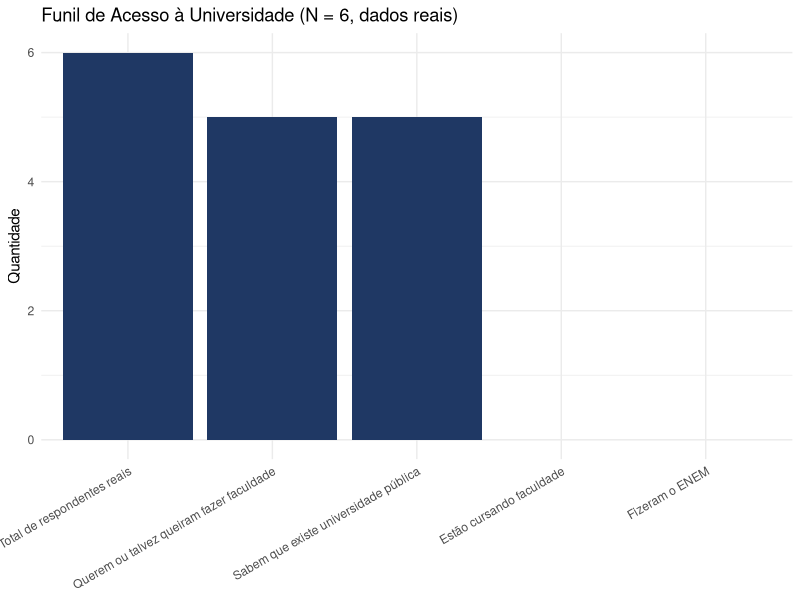
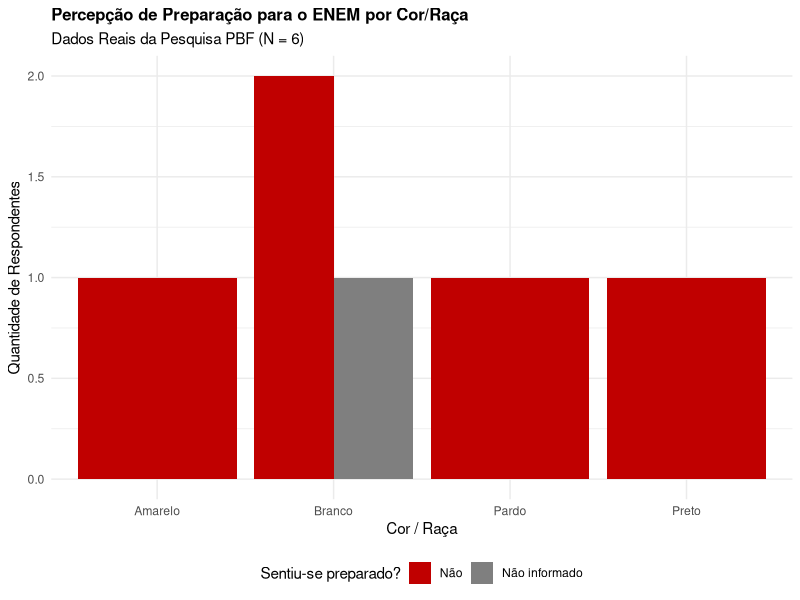

These figures' R source, in order:
# ============================================
# Análise dos dados da pesquisa PBF - PUC-Campinas
# ============================================

# 1) Carregar os pacotes (igual "import pandas as pd" no Python)
library(tidyverse)  # inclui dplyr (manipulação) e ggplot2 (gráficos)
library(readxl)      # leitor de Excel, igual pd.read_excel()

# 2) Ler a planilha
# Em Python seria: df = pd.read_excel("arquivo.xlsx", sheet_name="Base_Dashboard")
dados <- read_excel("Base_Questionario_PortfolioDashboard.xlsx",
                     sheet = "Base_Dashboard")

# 3) Dar uma primeira olhada nos dados (igual df.head() e df.info())
glimpse(dados)   # mostra colunas, tipos e primeiras linhas
head(dados)      # mostra as 6 primeiras linhas

# 4) Filtrar só os respondentes REAIS
# Em Python seria: dados_reais = dados[dados['Origem_do_dado'] == 'Real']
dados_reais <- dados |> filter(Origem_do_dado == "Real")

# Conferir se ficaram só 6 linhas
nrow(dados_reais)  # deve mostrar 6

# 5) Estatística descritiva simples: frequências
# Em Python seria: dados_reais['Gênero'].value_counts()
dados_reais |> count(Gênero)
dados_reais |> count(cor)
dados_reais |> count(quer_fazer_faculdade)

# 6) Cruzamento de duas variáveis (tabela de contingência)
# Em Python seria: pd.crosstab(dados_reais['quer_fazer_faculdade'], dados_reais['informado_sobre_existencia_de_universidade_publica'])
tabela_cruzada <- dados_reais |>
  count(quer_fazer_faculdade, informado_sobre_existencia_de_universidade_publica)

print(tabela_cruzada)

# 7) Recriar o funil de acesso (mesma lógica do Power BI, agora em código)
funil <- tibble(
  etapa = c("Total de respondentes reais",
            "Sabem que existe universidade pública",
            "Querem ou talvez queiram fazer faculdade",
            "Fizeram o ENEM",
            "Estão cursando faculdade"),
  quantidade = c(
    nrow(dados_reais),
    sum(dados_reais$informado_sobre_existencia_de_universidade_publica == "Sim", na.rm = TRUE),
    sum(dados_reais$quer_fazer_faculdade %in% c("Sim", "Talvez"), na.rm = TRUE),
    sum(dados_reais$fez_enem == "Sim", na.rm = TRUE),
    sum(dados_reais$faz_faculdade == "Sim", na.rm = TRUE)
  )
)

print(funil)

# 8) Um gráfico de barras simples (equivalente ao matplotlib/seaborn)
ggplot(funil, aes(x = reorder(etapa, -quantidade), y = quantidade)) +
  geom_col(fill = "#1F3864") +
  labs(title = "Funil de Acesso à Universidade (N = 6, dados reais)",
       x = NULL, y = "Quantidade") +
  theme_minimal() +
  theme(axis.text.x = element_text(angle = 30, hjust = 1))

# ============================================
# NOTA METODOLÓGICA
# Com N = 6, estes resultados são exploratórios/descritivos,
# não devem ser interpretados como estatisticamente representativos
# ou generalizáveis para a população de beneficiários do PBF.
# ============================================
# ============================================
# 9) ANÁLISE INFERENCIAL (Teste Exato de Fisher)
# ============================================
tabela_cruzada_fisher <- table(
  dados_reais$informado_sobre_existencia_de_universidade_publica,
  dados_reais$quer_fazer_faculdade
)

teste_fisher <- fisher.test(tabela_cruzada_fisher)
print(teste_fisher)


# ============================================
# 10) VISUALIZAÇÃO AVANÇADA (Cruzamento Socioeconômico)
# ============================================
ggplot(dados_reais, aes(x = cor, fill = sentiuse_preparado_para_enem)) +
  geom_bar(position = "dodge") +
  scale_fill_manual(values = c("Não" = "#C00000", "Sim" = "#2F5597", "Não informado" = "#7F7F7F")) +
  labs(
    title = "Percepção de Preparação para o ENEM por Cor/Raça",
    subtitle = "Dados Reais da Pesquisa PBF (N = 6)",
    x = "Cor / Raça",
    y = "Quantidade de Respondentes",
    fill = "Sentiu-se preparado?"
  ) +
  theme_minimal() +
  theme(
    plot.title = element_text(face = "bold", size = 12),
    legend.position = "bottom"
  )
